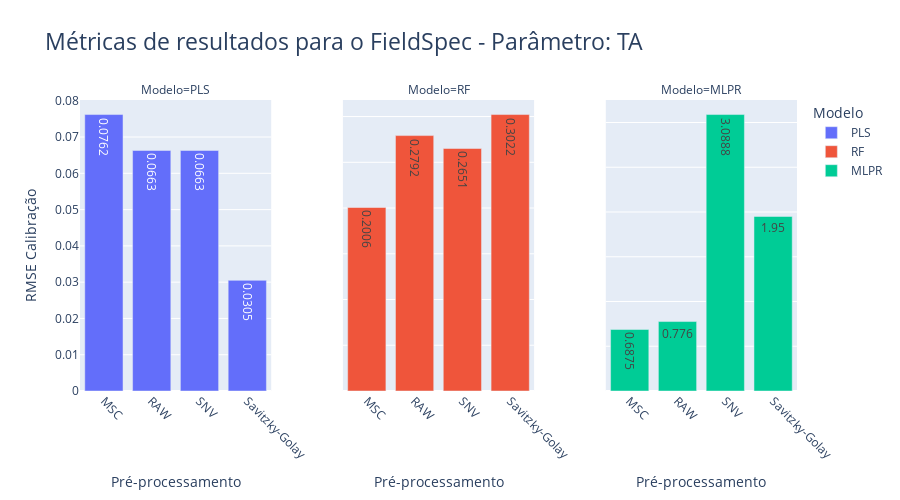
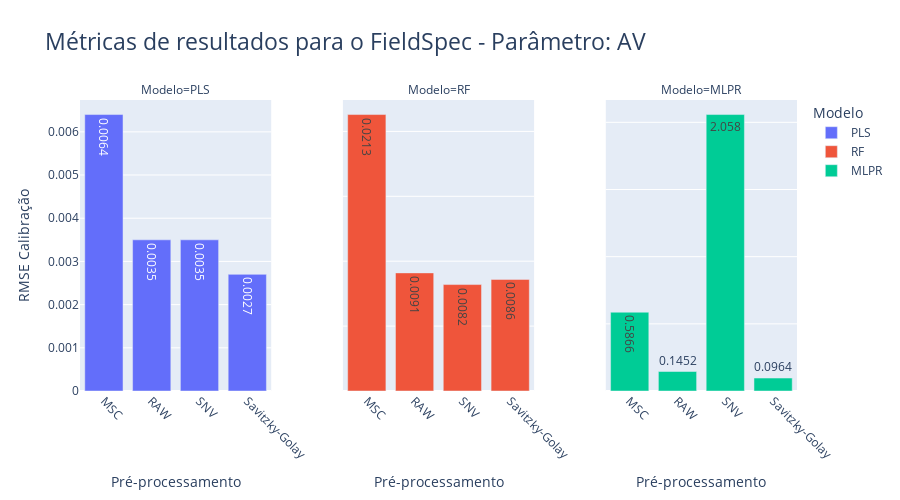
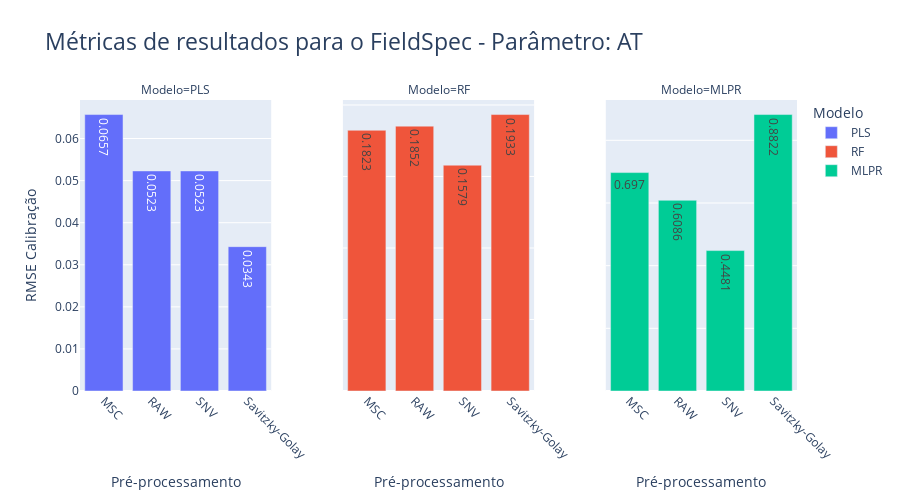
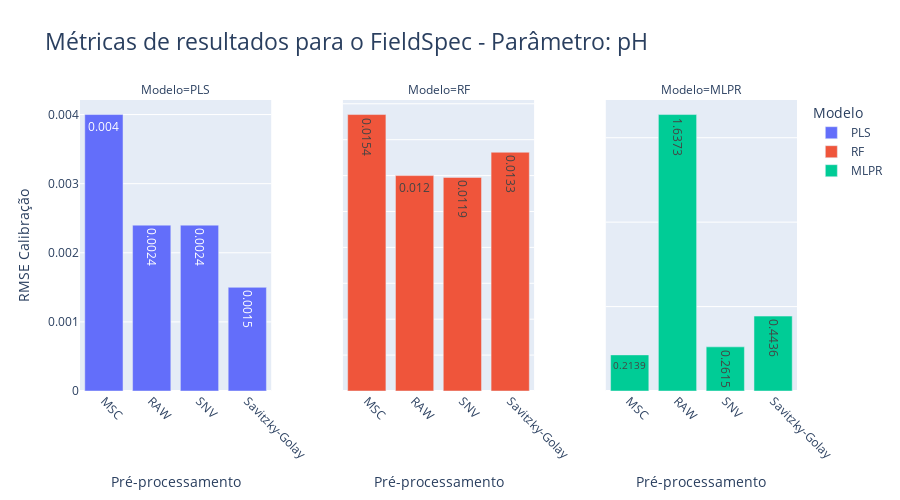

The notebook cell saved with these charts, in order:
### Code cell
import plotly.express as px

# Iterar sobre cada parâmetro
for parametro in results["Parâmetro"].unique():
    # Filtrar o DataFrame para o parâmetro atual
    df_parametro = results[results["Parâmetro"] == parametro]
    
    # Criando o gráfico de barras com Plotly Express
    fig = px.bar(df_parametro,
                 x="Pré-processamento",
                 y="RMSE Calibração",
                 facet_col="Modelo",
                 color="Modelo",
                 title=f'Métricas de resultados para o {df_parametro["Dispositivo"].unique().tolist()[0]} - Parâmetro: {parametro}',
                 text_auto=True,
                 template='plotly',
                 facet_row_spacing=0.2,
                 facet_col_spacing=0.1)  # Adicionando espaço entre as colunas

    # Atualizando o layout do gráfico
    fig.update_layout(title=dict(font=dict(size=23), yref='paper'), height=500)
    fig.update_yaxes(matches=None)
    fig.update_xaxes(tickangle=45)

    # Exibindo o gráfico
    fig.show()

### Figure 1 — Plotly figure (JSON) as saved in the notebook; plotly's stock layout.template omitted (floating-point values rounded to 4 significant figures)
{"data": [{"alignmentgroup": "True", "hovertemplate": "Modelo=PLS<br>Pré-processamento=%{x}<br>RMSE Calibração=%{y}<extra></extra>", "legendgroup": "PLS", "marker": {"color": "#636efa", "pattern": {"shape": ""}}, "name": "PLS", "offsetgroup": "PLS", "orientation": "v", "showlegend": true, "textposition": "auto", "texttemplate": "%{y}", "type": "bar", "x": ["MSC", "RAW", "SNV", "Savitzky-Golay"], "xaxis": "x", "y": [0.0762, 0.0663, 0.0663, 0.0305], "yaxis": "y"}, {"alignmentgroup": "True", "hovertemplate": "Modelo=RF<br>Pré-processamento=%{x}<br>RMSE Calibração=%{y}<extra></extra>", "legendgroup": "RF", "marker": {"color": "#EF553B", "pattern": {"shape": ""}}, "name": "RF", "offsetgroup": "RF", "orientation": "v", "showlegend": true, "textposition": "auto", "texttemplate": "%{y}", "type": "bar", "x": ["MSC", "RAW", "SNV", "Savitzky-Golay"], "xaxis": "x2", "y": [0.2006, 0.2792, 0.2651, 0.3022], "yaxis": "y2"}, {"alignmentgroup": "True", "hovertemplate": "Modelo=MLPR<br>Pré-processamento=%{x}<br>RMSE Calibração=%{y}<extra></extra>", "legendgroup": "MLPR", "marker": {"color": "#00cc96", "pattern": {"shape": ""}}, "name": "MLPR", "offsetgroup": "MLPR", "orientation": "v", "showlegend": true, "textposition": "auto", "texttemplate": "%{y}", "type": "bar", "x": ["MSC", "RAW", "SNV", "Savitzky-Golay"], "xaxis": "x3", "y": [0.6875, 0.776, 3.089, 1.95], "yaxis": "y3"}], "layout": {"annotations": [{"font": {}, "showarrow": false, "text": "Modelo=PLS", "x": 0.1333, "xanchor": "center", "xref": "paper", "y": 1, "yanchor": "bottom", "yref": "paper"}, {"font": {}, "showarrow": false, "text": "Modelo=RF", "x": 0.5, "xanchor": "center", "xref": "paper", "y": 1, "yanchor": "bottom", "yref": "paper"}, {"font": {}, "showarrow": false, "text": "Modelo=MLPR", "x": 0.8667, "xanchor": "center", "xref": "paper", "y": 1, "yanchor": "bottom", "yref": "paper"}], "barmode": "relative", "height": 500, "legend": {"title": {"text": "Modelo"}, "tracegroupgap": 0}, "title": {"font": {"size": 23}, "text": "Métricas de resultados para o FieldSpec - Parâmetro: TA", "yref": "paper"}, "xaxis": {"anchor": "y", "domain": [0, 0.2667], "tickangle": 45, "title": {"text": "Pré-processamento"}}, "xaxis2": {"anchor": "y2", "domain": [0.3667, 0.6333], "matches": "x", "tickangle": 45, "title": {"text": "Pré-processamento"}}, "xaxis3": {"anchor": "y3", "domain": [0.7333, 1], "matches": "x", "tickangle": 45, "title": {"text": "Pré-processamento"}}, "yaxis": {"anchor": "x", "domain": [0, 1], "title": {"text": "RMSE Calibração"}}, "yaxis2": {"anchor": "x2", "domain": [0, 1], "showticklabels": false}, "yaxis3": {"anchor": "x3", "domain": [0, 1], "showticklabels": false}}}

### Figure 2 — Plotly figure (JSON) as saved in the notebook; plotly's stock layout.template omitted (floating-point values rounded to 4 significant figures)
{"data": [{"alignmentgroup": "True", "hovertemplate": "Modelo=PLS<br>Pré-processamento=%{x}<br>RMSE Calibração=%{y}<extra></extra>", "legendgroup": "PLS", "marker": {"color": "#636efa", "pattern": {"shape": ""}}, "name": "PLS", "offsetgroup": "PLS", "orientation": "v", "showlegend": true, "textposition": "auto", "texttemplate": "%{y}", "type": "bar", "x": ["MSC", "RAW", "SNV", "Savitzky-Golay"], "xaxis": "x", "y": [0.0064, 0.0035, 0.0035, 0.0027], "yaxis": "y"}, {"alignmentgroup": "True", "hovertemplate": "Modelo=RF<br>Pré-processamento=%{x}<br>RMSE Calibração=%{y}<extra></extra>", "legendgroup": "RF", "marker": {"color": "#EF553B", "pattern": {"shape": ""}}, "name": "RF", "offsetgroup": "RF", "orientation": "v", "showlegend": true, "textposition": "auto", "texttemplate": "%{y}", "type": "bar", "x": ["MSC", "RAW", "SNV", "Savitzky-Golay"], "xaxis": "x2", "y": [0.0213, 0.0091, 0.0082, 0.0086], "yaxis": "y2"}, {"alignmentgroup": "True", "hovertemplate": "Modelo=MLPR<br>Pré-processamento=%{x}<br>RMSE Calibração=%{y}<extra></extra>", "legendgroup": "MLPR", "marker": {"color": "#00cc96", "pattern": {"shape": ""}}, "name": "MLPR", "offsetgroup": "MLPR", "orientation": "v", "showlegend": true, "textposition": "auto", "texttemplate": "%{y}", "type": "bar", "x": ["MSC", "RAW", "SNV", "Savitzky-Golay"], "xaxis": "x3", "y": [0.5866, 0.1452, 2.058, 0.0964], "yaxis": "y3"}], "layout": {"annotations": [{"font": {}, "showarrow": false, "text": "Modelo=PLS", "x": 0.1333, "xanchor": "center", "xref": "paper", "y": 1, "yanchor": "bottom", "yref": "paper"}, {"font": {}, "showarrow": false, "text": "Modelo=RF", "x": 0.5, "xanchor": "center", "xref": "paper", "y": 1, "yanchor": "bottom", "yref": "paper"}, {"font": {}, "showarrow": false, "text": "Modelo=MLPR", "x": 0.8667, "xanchor": "center", "xref": "paper", "y": 1, "yanchor": "bottom", "yref": "paper"}], "barmode": "relative", "height": 500, "legend": {"title": {"text": "Modelo"}, "tracegroupgap": 0}, "title": {"font": {"size": 23}, "text": "Métricas de resultados para o FieldSpec - Parâmetro: AV", "yref": "paper"}, "xaxis": {"anchor": "y", "domain": [0, 0.2667], "tickangle": 45, "title": {"text": "Pré-processamento"}}, "xaxis2": {"anchor": "y2", "domain": [0.3667, 0.6333], "matches": "x", "tickangle": 45, "title": {"text": "Pré-processamento"}}, "xaxis3": {"anchor": "y3", "domain": [0.7333, 1], "matches": "x", "tickangle": 45, "title": {"text": "Pré-processamento"}}, "yaxis": {"anchor": "x", "domain": [0, 1], "title": {"text": "RMSE Calibração"}}, "yaxis2": {"anchor": "x2", "domain": [0, 1], "showticklabels": false}, "yaxis3": {"anchor": "x3", "domain": [0, 1], "showticklabels": false}}}

### Figure 3 — Plotly figure (JSON) as saved in the notebook; plotly's stock layout.template omitted (floating-point values rounded to 4 significant figures)
{"data": [{"alignmentgroup": "True", "hovertemplate": "Modelo=PLS<br>Pré-processamento=%{x}<br>RMSE Calibração=%{y}<extra></extra>", "legendgroup": "PLS", "marker": {"color": "#636efa", "pattern": {"shape": ""}}, "name": "PLS", "offsetgroup": "PLS", "orientation": "v", "showlegend": true, "textposition": "auto", "texttemplate": "%{y}", "type": "bar", "x": ["MSC", "RAW", "SNV", "Savitzky-Golay"], "xaxis": "x", "y": [0.0657, 0.0523, 0.0523, 0.0343], "yaxis": "y"}, {"alignmentgroup": "True", "hovertemplate": "Modelo=RF<br>Pré-processamento=%{x}<br>RMSE Calibração=%{y}<extra></extra>", "legendgroup": "RF", "marker": {"color": "#EF553B", "pattern": {"shape": ""}}, "name": "RF", "offsetgroup": "RF", "orientation": "v", "showlegend": true, "textposition": "auto", "texttemplate": "%{y}", "type": "bar", "x": ["MSC", "RAW", "SNV", "Savitzky-Golay"], "xaxis": "x2", "y": [0.1823, 0.1852, 0.1579, 0.1933], "yaxis": "y2"}, {"alignmentgroup": "True", "hovertemplate": "Modelo=MLPR<br>Pré-processamento=%{x}<br>RMSE Calibração=%{y}<extra></extra>", "legendgroup": "MLPR", "marker": {"color": "#00cc96", "pattern": {"shape": ""}}, "name": "MLPR", "offsetgroup": "MLPR", "orientation": "v", "showlegend": true, "textposition": "auto", "texttemplate": "%{y}", "type": "bar", "x": ["MSC", "RAW", "SNV", "Savitzky-Golay"], "xaxis": "x3", "y": [0.697, 0.6086, 0.4481, 0.8822], "yaxis": "y3"}], "layout": {"annotations": [{"font": {}, "showarrow": false, "text": "Modelo=PLS", "x": 0.1333, "xanchor": "center", "xref": "paper", "y": 1, "yanchor": "bottom", "yref": "paper"}, {"font": {}, "showarrow": false, "text": "Modelo=RF", "x": 0.5, "xanchor": "center", "xref": "paper", "y": 1, "yanchor": "bottom", "yref": "paper"}, {"font": {}, "showarrow": false, "text": "Modelo=MLPR", "x": 0.8667, "xanchor": "center", "xref": "paper", "y": 1, "yanchor": "bottom", "yref": "paper"}], "barmode": "relative", "height": 500, "legend": {"title": {"text": "Modelo"}, "tracegroupgap": 0}, "title": {"font": {"size": 23}, "text": "Métricas de resultados para o FieldSpec - Parâmetro: AT", "yref": "paper"}, "xaxis": {"anchor": "y", "domain": [0, 0.2667], "tickangle": 45, "title": {"text": "Pré-processamento"}}, "xaxis2": {"anchor": "y2", "domain": [0.3667, 0.6333], "matches": "x", "tickangle": 45, "title": {"text": "Pré-processamento"}}, "xaxis3": {"anchor": "y3", "domain": [0.7333, 1], "matches": "x", "tickangle": 45, "title": {"text": "Pré-processamento"}}, "yaxis": {"anchor": "x", "domain": [0, 1], "title": {"text": "RMSE Calibração"}}, "yaxis2": {"anchor": "x2", "domain": [0, 1], "showticklabels": false}, "yaxis3": {"anchor": "x3", "domain": [0, 1], "showticklabels": false}}}

### Figure 4 — Plotly figure (JSON) as saved in the notebook; plotly's stock layout.template omitted (floating-point values rounded to 4 significant figures)
{"data": [{"alignmentgroup": "True", "hovertemplate": "Modelo=PLS<br>Pré-processamento=%{x}<br>RMSE Calibração=%{y}<extra></extra>", "legendgroup": "PLS", "marker": {"color": "#636efa", "pattern": {"shape": ""}}, "name": "PLS", "offsetgroup": "PLS", "orientation": "v", "showlegend": true, "textposition": "auto", "texttemplate": "%{y}", "type": "bar", "x": ["MSC", "RAW", "SNV", "Savitzky-Golay"], "xaxis": "x", "y": [0.004, 0.0024, 0.0024, 0.0015], "yaxis": "y"}, {"alignmentgroup": "True", "hovertemplate": "Modelo=RF<br>Pré-processamento=%{x}<br>RMSE Calibração=%{y}<extra></extra>", "legendgroup": "RF", "marker": {"color": "#EF553B", "pattern": {"shape": ""}}, "name": "RF", "offsetgroup": "RF", "orientation": "v", "showlegend": true, "textposition": "auto", "texttemplate": "%{y}", "type": "bar", "x": ["MSC", "RAW", "SNV", "Savitzky-Golay"], "xaxis": "x2", "y": [0.0154, 0.012, 0.0119, 0.0133], "yaxis": "y2"}, {"alignmentgroup": "True", "hovertemplate": "Modelo=MLPR<br>Pré-processamento=%{x}<br>RMSE Calibração=%{y}<extra></extra>", "legendgroup": "MLPR", "marker": {"color": "#00cc96", "pattern": {"shape": ""}}, "name": "MLPR", "offsetgroup": "MLPR", "orientation": "v", "showlegend": true, "textposition": "auto", "texttemplate": "%{y}", "type": "bar", "x": ["MSC", "RAW", "SNV", "Savitzky-Golay"], "xaxis": "x3", "y": [0.2139, 1.637, 0.2615, 0.4436], "yaxis": "y3"}], "layout": {"annotations": [{"font": {}, "showarrow": false, "text": "Modelo=PLS", "x": 0.1333, "xanchor": "center", "xref": "paper", "y": 1, "yanchor": "bottom", "yref": "paper"}, {"font": {}, "showarrow": false, "text": "Modelo=RF", "x": 0.5, "xanchor": "center", "xref": "paper", "y": 1, "yanchor": "bottom", "yref": "paper"}, {"font": {}, "showarrow": false, "text": "Modelo=MLPR", "x": 0.8667, "xanchor": "center", "xref": "paper", "y": 1, "yanchor": "bottom", "yref": "paper"}], "barmode": "relative", "height": 500, "legend": {"title": {"text": "Modelo"}, "tracegroupgap": 0}, "title": {"font": {"size": 23}, "text": "Métricas de resultados para o FieldSpec - Parâmetro: pH", "yref": "paper"}, "xaxis": {"anchor": "y", "domain": [0, 0.2667], "tickangle": 45, "title": {"text": "Pré-processamento"}}, "xaxis2": {"anchor": "y2", "domain": [0.3667, 0.6333], "matches": "x", "tickangle": 45, "title": {"text": "Pré-processamento"}}, "xaxis3": {"anchor": "y3", "domain": [0.7333, 1], "matches": "x", "tickangle": 45, "title": {"text": "Pré-processamento"}}, "yaxis": {"anchor": "x", "domain": [0, 1], "title": {"text": "RMSE Calibração"}}, "yaxis2": {"anchor": "x2", "domain": [0, 1], "showticklabels": false}, "yaxis3": {"anchor": "x3", "domain": [0, 1], "showticklabels": false}}}
